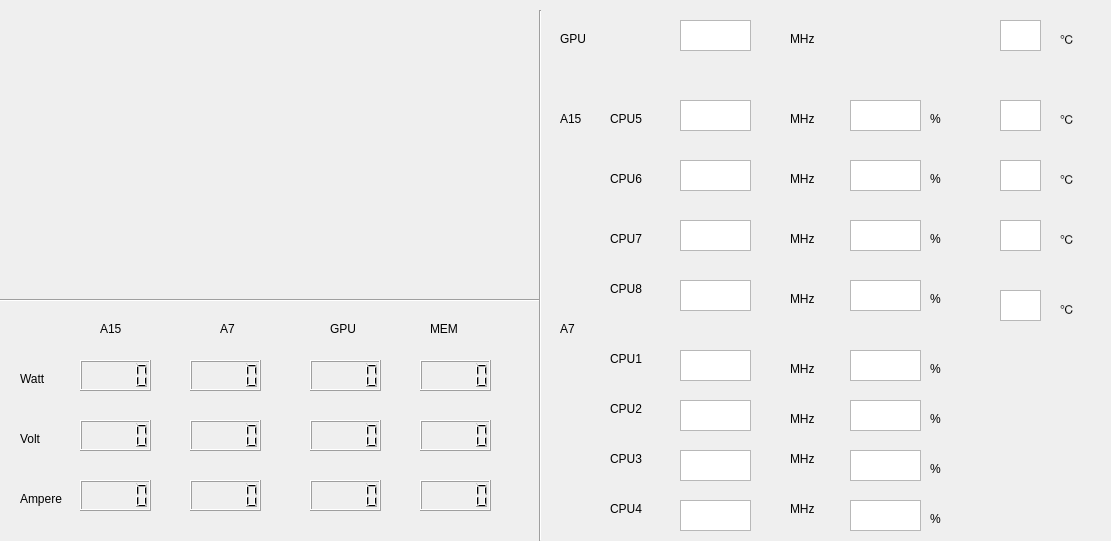
<?xml version="1.0" encoding="UTF-8"?>
<ui version="4.0">
 <class>analyzerWindow</class>
 <widget class="QWidget" name="analyzerWindow">
  <property name="geometry">
   <rect>
    <x>0</x>
    <y>0</y>
    <width>1111</width>
    <height>541</height>
   </rect>
  </property>
  <property name="windowTitle">
   <string>analyzerWindow</string>
  </property>
  <widget class="QLCDNumber" name="KFCuWlcd">
   <property name="geometry">
    <rect>
     <x>190</x>
     <y>360</y>
     <width>71</width>
     <height>31</height>
    </rect>
   </property>
  </widget>
  <widget class="QLabel" name="label">
   <property name="geometry">
    <rect>
     <x>20</x>
     <y>430</y>
     <width>67</width>
     <height>17</height>
    </rect>
   </property>
   <property name="text">
    <string>Volt</string>
   </property>
  </widget>
  <widget class="QLabel" name="label_2">
   <property name="geometry">
    <rect>
     <x>20</x>
     <y>490</y>
     <width>67</width>
     <height>17</height>
    </rect>
   </property>
   <property name="text">
    <string>Ampere</string>
   </property>
  </widget>
  <widget class="QLabel" name="label_3">
   <property name="geometry">
    <rect>
     <x>20</x>
     <y>370</y>
     <width>67</width>
     <height>17</height>
    </rect>
   </property>
   <property name="text">
    <string>Watt</string>
   </property>
  </widget>
  <widget class="QLCDNumber" name="KFCuAlcd">
   <property name="geometry">
    <rect>
     <x>190</x>
     <y>480</y>
     <width>71</width>
     <height>31</height>
    </rect>
   </property>
  </widget>
  <widget class="QLCDNumber" name="ARMuVlcd">
   <property name="geometry">
    <rect>
     <x>80</x>
     <y>420</y>
     <width>71</width>
     <height>31</height>
    </rect>
   </property>
  </widget>
  <widget class="QLCDNumber" name="ARMuWlcd">
   <property name="geometry">
    <rect>
     <x>80</x>
     <y>360</y>
     <width>71</width>
     <height>31</height>
    </rect>
   </property>
  </widget>
  <widget class="QLCDNumber" name="KFCuVlcd">
   <property name="geometry">
    <rect>
     <x>190</x>
     <y>420</y>
     <width>71</width>
     <height>31</height>
    </rect>
   </property>
  </widget>
  <widget class="QLCDNumber" name="ARMuAlcd">
   <property name="geometry">
    <rect>
     <x>80</x>
     <y>480</y>
     <width>71</width>
     <height>31</height>
    </rect>
   </property>
  </widget>
  <widget class="Line" name="line">
   <property name="geometry">
    <rect>
     <x>0</x>
     <y>290</y>
     <width>541</width>
     <height>20</height>
    </rect>
   </property>
   <property name="orientation">
    <enum>Qt::Horizontal</enum>
   </property>
  </widget>
  <widget class="Line" name="line_2">
   <property name="geometry">
    <rect>
     <x>530</x>
     <y>10</y>
     <width>20</width>
     <height>531</height>
    </rect>
   </property>
   <property name="orientation">
    <enum>Qt::Vertical</enum>
   </property>
  </widget>
  <widget class="QLabel" name="label_4">
   <property name="geometry">
    <rect>
     <x>100</x>
     <y>320</y>
     <width>67</width>
     <height>17</height>
    </rect>
   </property>
   <property name="text">
    <string>A15</string>
   </property>
  </widget>
  <widget class="QLabel" name="label_5">
   <property name="geometry">
    <rect>
     <x>220</x>
     <y>320</y>
     <width>67</width>
     <height>17</height>
    </rect>
   </property>
   <property name="text">
    <string>A7</string>
   </property>
  </widget>
  <widget class="QLabel" name="label_6">
   <property name="geometry">
    <rect>
     <x>330</x>
     <y>320</y>
     <width>67</width>
     <height>17</height>
    </rect>
   </property>
   <property name="text">
    <string>GPU</string>
   </property>
  </widget>
  <widget class="QLabel" name="label_7">
   <property name="geometry">
    <rect>
     <x>430</x>
     <y>320</y>
     <width>67</width>
     <height>17</height>
    </rect>
   </property>
   <property name="text">
    <string>MEM</string>
   </property>
  </widget>
  <widget class="QLCDNumber" name="MEMuWlcd">
   <property name="geometry">
    <rect>
     <x>420</x>
     <y>360</y>
     <width>71</width>
     <height>31</height>
    </rect>
   </property>
  </widget>
  <widget class="QLCDNumber" name="MEMuAlcd">
   <property name="geometry">
    <rect>
     <x>420</x>
     <y>480</y>
     <width>71</width>
     <height>31</height>
    </rect>
   </property>
  </widget>
  <widget class="QLCDNumber" name="MEMuVlcd">
   <property name="geometry">
    <rect>
     <x>420</x>
     <y>420</y>
     <width>71</width>
     <height>31</height>
    </rect>
   </property>
  </widget>
  <widget class="QLCDNumber" name="G3DuAlcd">
   <property name="geometry">
    <rect>
     <x>310</x>
     <y>480</y>
     <width>71</width>
     <height>31</height>
    </rect>
   </property>
  </widget>
  <widget class="QLCDNumber" name="G3DuVlcd">
   <property name="geometry">
    <rect>
     <x>310</x>
     <y>420</y>
     <width>71</width>
     <height>31</height>
    </rect>
   </property>
  </widget>
  <widget class="QLCDNumber" name="G3DuWlcd">
   <property name="geometry">
    <rect>
     <x>310</x>
     <y>360</y>
     <width>71</width>
     <height>31</height>
    </rect>
   </property>
  </widget>
  <widget class="QLabel" name="label_8">
   <property name="geometry">
    <rect>
     <x>560</x>
     <y>30</y>
     <width>67</width>
     <height>17</height>
    </rect>
   </property>
   <property name="text">
    <string>GPU</string>
   </property>
  </widget>
  <widget class="QTextBrowser" name="GPUFreqEdit">
   <property name="geometry">
    <rect>
     <x>680</x>
     <y>20</y>
     <width>71</width>
     <height>31</height>
    </rect>
   </property>
  </widget>
  <widget class="QLabel" name="label_9">
   <property name="geometry">
    <rect>
     <x>560</x>
     <y>110</y>
     <width>67</width>
     <height>17</height>
    </rect>
   </property>
   <property name="text">
    <string>A15</string>
   </property>
  </widget>
  <widget class="QLabel" name="label_10">
   <property name="geometry">
    <rect>
     <x>610</x>
     <y>110</y>
     <width>67</width>
     <height>17</height>
    </rect>
   </property>
   <property name="text">
    <string>CPU5</string>
   </property>
  </widget>
  <widget class="QLabel" name="label_11">
   <property name="geometry">
    <rect>
     <x>610</x>
     <y>170</y>
     <width>67</width>
     <height>17</height>
    </rect>
   </property>
   <property name="text">
    <string>CPU6</string>
   </property>
  </widget>
  <widget class="QLabel" name="label_12">
   <property name="geometry">
    <rect>
     <x>610</x>
     <y>230</y>
     <width>67</width>
     <height>17</height>
    </rect>
   </property>
   <property name="text">
    <string>CPU7</string>
   </property>
  </widget>
  <widget class="QLabel" name="label_13">
   <property name="geometry">
    <rect>
     <x>610</x>
     <y>280</y>
     <width>67</width>
     <height>17</height>
    </rect>
   </property>
   <property name="text">
    <string>CPU8</string>
   </property>
  </widget>
  <widget class="QLabel" name="label_14">
   <property name="geometry">
    <rect>
     <x>610</x>
     <y>350</y>
     <width>67</width>
     <height>17</height>
    </rect>
   </property>
   <property name="text">
    <string>CPU1</string>
   </property>
  </widget>
  <widget class="QLabel" name="label_15">
   <property name="geometry">
    <rect>
     <x>560</x>
     <y>320</y>
     <width>67</width>
     <height>17</height>
    </rect>
   </property>
   <property name="text">
    <string>A7</string>
   </property>
  </widget>
  <widget class="QLabel" name="label_16">
   <property name="geometry">
    <rect>
     <x>610</x>
     <y>400</y>
     <width>67</width>
     <height>17</height>
    </rect>
   </property>
   <property name="text">
    <string>CPU2</string>
   </property>
  </widget>
  <widget class="QLabel" name="label_17">
   <property name="geometry">
    <rect>
     <x>610</x>
     <y>500</y>
     <width>67</width>
     <height>17</height>
    </rect>
   </property>
   <property name="text">
    <string>CPU4</string>
   </property>
  </widget>
  <widget class="QLabel" name="label_18">
   <property name="geometry">
    <rect>
     <x>610</x>
     <y>450</y>
     <width>67</width>
     <height>17</height>
    </rect>
   </property>
   <property name="text">
    <string>CPU3</string>
   </property>
  </widget>
  <widget class="QTextBrowser" name="CPU4FreqEdit">
   <property name="geometry">
    <rect>
     <x>680</x>
     <y>100</y>
     <width>71</width>
     <height>31</height>
    </rect>
   </property>
  </widget>
  <widget class="QTextBrowser" name="CPU5FreqEdit">
   <property name="geometry">
    <rect>
     <x>680</x>
     <y>160</y>
     <width>71</width>
     <height>31</height>
    </rect>
   </property>
  </widget>
  <widget class="QTextBrowser" name="CPU6FreqEdit">
   <property name="geometry">
    <rect>
     <x>680</x>
     <y>220</y>
     <width>71</width>
     <height>31</height>
    </rect>
   </property>
  </widget>
  <widget class="QTextBrowser" name="CPU7FreqEdit">
   <property name="geometry">
    <rect>
     <x>680</x>
     <y>280</y>
     <width>71</width>
     <height>31</height>
    </rect>
   </property>
  </widget>
  <widget class="QTextBrowser" name="CPU0FreqEdit">
   <property name="geometry">
    <rect>
     <x>680</x>
     <y>350</y>
     <width>71</width>
     <height>31</height>
    </rect>
   </property>
  </widget>
  <widget class="QTextBrowser" name="CPU1FreqEdit">
   <property name="geometry">
    <rect>
     <x>680</x>
     <y>400</y>
     <width>71</width>
     <height>31</height>
    </rect>
   </property>
  </widget>
  <widget class="QTextBrowser" name="CPU2FreqEdit">
   <property name="geometry">
    <rect>
     <x>680</x>
     <y>450</y>
     <width>71</width>
     <height>31</height>
    </rect>
   </property>
  </widget>
  <widget class="QTextBrowser" name="CPU3FreqEdit">
   <property name="geometry">
    <rect>
     <x>680</x>
     <y>500</y>
     <width>71</width>
     <height>31</height>
    </rect>
   </property>
  </widget>
  <widget class="QLabel" name="label_19">
   <property name="geometry">
    <rect>
     <x>790</x>
     <y>30</y>
     <width>67</width>
     <height>17</height>
    </rect>
   </property>
   <property name="text">
    <string>MHz</string>
   </property>
  </widget>
  <widget class="QLabel" name="label_20">
   <property name="geometry">
    <rect>
     <x>790</x>
     <y>110</y>
     <width>67</width>
     <height>17</height>
    </rect>
   </property>
   <property name="text">
    <string>MHz</string>
   </property>
  </widget>
  <widget class="QLabel" name="label_21">
   <property name="geometry">
    <rect>
     <x>790</x>
     <y>170</y>
     <width>67</width>
     <height>17</height>
    </rect>
   </property>
   <property name="text">
    <string>MHz</string>
   </property>
  </widget>
  <widget class="QLabel" name="label_22">
   <property name="geometry">
    <rect>
     <x>790</x>
     <y>230</y>
     <width>67</width>
     <height>17</height>
    </rect>
   </property>
   <property name="text">
    <string>MHz</string>
   </property>
  </widget>
  <widget class="QLabel" name="label_24">
   <property name="geometry">
    <rect>
     <x>790</x>
     <y>360</y>
     <width>67</width>
     <height>17</height>
    </rect>
   </property>
   <property name="text">
    <string>MHz</string>
   </property>
  </widget>
  <widget class="QLabel" name="label_25">
   <property name="geometry">
    <rect>
     <x>790</x>
     <y>500</y>
     <width>67</width>
     <height>17</height>
    </rect>
   </property>
   <property name="text">
    <string>MHz</string>
   </property>
  </widget>
  <widget class="QLabel" name="label_26">
   <property name="geometry">
    <rect>
     <x>790</x>
     <y>450</y>
     <width>67</width>
     <height>17</height>
    </rect>
   </property>
   <property name="text">
    <string>MHz</string>
   </property>
  </widget>
  <widget class="QLabel" name="label_27">
   <property name="geometry">
    <rect>
     <x>790</x>
     <y>410</y>
     <width>67</width>
     <height>17</height>
    </rect>
   </property>
   <property name="text">
    <string>MHz</string>
   </property>
  </widget>
  <widget class="QLabel" name="label_29">
   <property name="geometry">
    <rect>
     <x>790</x>
     <y>290</y>
     <width>67</width>
     <height>17</height>
    </rect>
   </property>
   <property name="text">
    <string>MHz</string>
   </property>
  </widget>
  <widget class="QTextBrowser" name="GPUTempEdit">
   <property name="geometry">
    <rect>
     <x>1000</x>
     <y>20</y>
     <width>41</width>
     <height>31</height>
    </rect>
   </property>
  </widget>
  <widget class="QTextBrowser" name="CPU4TempEdit">
   <property name="geometry">
    <rect>
     <x>1000</x>
     <y>100</y>
     <width>41</width>
     <height>31</height>
    </rect>
   </property>
  </widget>
  <widget class="QTextBrowser" name="CPU5TempEdit">
   <property name="geometry">
    <rect>
     <x>1000</x>
     <y>160</y>
     <width>41</width>
     <height>31</height>
    </rect>
   </property>
  </widget>
  <widget class="QTextBrowser" name="CPU6TempEdit">
   <property name="geometry">
    <rect>
     <x>1000</x>
     <y>220</y>
     <width>41</width>
     <height>31</height>
    </rect>
   </property>
  </widget>
  <widget class="QTextBrowser" name="CPU7TempEdit">
   <property name="geometry">
    <rect>
     <x>1000</x>
     <y>290</y>
     <width>41</width>
     <height>31</height>
    </rect>
   </property>
  </widget>
  <widget class="QLabel" name="label_23">
   <property name="geometry">
    <rect>
     <x>1060</x>
     <y>30</y>
     <width>67</width>
     <height>17</height>
    </rect>
   </property>
   <property name="text">
    <string>℃</string>
   </property>
  </widget>
  <widget class="QLabel" name="label_28">
   <property name="geometry">
    <rect>
     <x>1060</x>
     <y>110</y>
     <width>67</width>
     <height>17</height>
    </rect>
   </property>
   <property name="text">
    <string>℃</string>
   </property>
  </widget>
  <widget class="QLabel" name="label_30">
   <property name="geometry">
    <rect>
     <x>1060</x>
     <y>170</y>
     <width>67</width>
     <height>17</height>
    </rect>
   </property>
   <property name="text">
    <string>℃</string>
   </property>
  </widget>
  <widget class="QLabel" name="label_31">
   <property name="geometry">
    <rect>
     <x>1060</x>
     <y>230</y>
     <width>67</width>
     <height>17</height>
    </rect>
   </property>
   <property name="text">
    <string>℃</string>
   </property>
  </widget>
  <widget class="QLabel" name="label_32">
   <property name="geometry">
    <rect>
     <x>1060</x>
     <y>300</y>
     <width>67</width>
     <height>17</height>
    </rect>
   </property>
   <property name="text">
    <string>℃</string>
   </property>
  </widget>
  <widget class="QCustomPlot" name="qwtPlotSensor" native="true">
   <property name="geometry">
    <rect>
     <x>10</x>
     <y>10</y>
     <width>521</width>
     <height>281</height>
    </rect>
   </property>
  </widget>
  <widget class="QTextBrowser" name="CPU4UsageEdit">
   <property name="geometry">
    <rect>
     <x>850</x>
     <y>100</y>
     <width>71</width>
     <height>31</height>
    </rect>
   </property>
  </widget>
  <widget class="QTextBrowser" name="CPU5UsageEdit">
   <property name="geometry">
    <rect>
     <x>850</x>
     <y>160</y>
     <width>71</width>
     <height>31</height>
    </rect>
   </property>
  </widget>
  <widget class="QTextBrowser" name="CPU6UsageEdit">
   <property name="geometry">
    <rect>
     <x>850</x>
     <y>220</y>
     <width>71</width>
     <height>31</height>
    </rect>
   </property>
  </widget>
  <widget class="QTextBrowser" name="CPU7UsageEdit">
   <property name="geometry">
    <rect>
     <x>850</x>
     <y>280</y>
     <width>71</width>
     <height>31</height>
    </rect>
   </property>
  </widget>
  <widget class="QTextBrowser" name="CPU0UsageEdit">
   <property name="geometry">
    <rect>
     <x>850</x>
     <y>350</y>
     <width>71</width>
     <height>31</height>
    </rect>
   </property>
  </widget>
  <widget class="QTextBrowser" name="CPU1UsageEdit">
   <property name="geometry">
    <rect>
     <x>850</x>
     <y>400</y>
     <width>71</width>
     <height>31</height>
    </rect>
   </property>
  </widget>
  <widget class="QTextBrowser" name="CPU2UsageEdit">
   <property name="geometry">
    <rect>
     <x>850</x>
     <y>450</y>
     <width>71</width>
     <height>31</height>
    </rect>
   </property>
  </widget>
  <widget class="QTextBrowser" name="CPU3UsageEdit">
   <property name="geometry">
    <rect>
     <x>850</x>
     <y>500</y>
     <width>71</width>
     <height>31</height>
    </rect>
   </property>
  </widget>
  <widget class="QLabel" name="label_34">
   <property name="geometry">
    <rect>
     <x>930</x>
     <y>110</y>
     <width>67</width>
     <height>17</height>
    </rect>
   </property>
   <property name="text">
    <string>%</string>
   </property>
  </widget>
  <widget class="QLabel" name="label_35">
   <property name="geometry">
    <rect>
     <x>930</x>
     <y>170</y>
     <width>67</width>
     <height>17</height>
    </rect>
   </property>
   <property name="text">
    <string>%</string>
   </property>
  </widget>
  <widget class="QLabel" name="label_36">
   <property name="geometry">
    <rect>
     <x>930</x>
     <y>230</y>
     <width>67</width>
     <height>17</height>
    </rect>
   </property>
   <property name="text">
    <string>%</string>
   </property>
  </widget>
  <widget class="QLabel" name="label_37">
   <property name="geometry">
    <rect>
     <x>930</x>
     <y>290</y>
     <width>67</width>
     <height>17</height>
    </rect>
   </property>
   <property name="text">
    <string>%</string>
   </property>
  </widget>
  <widget class="QLabel" name="label_38">
   <property name="geometry">
    <rect>
     <x>930</x>
     <y>360</y>
     <width>67</width>
     <height>17</height>
    </rect>
   </property>
   <property name="text">
    <string>%</string>
   </property>
  </widget>
  <widget class="QLabel" name="label_39">
   <property name="geometry">
    <rect>
     <x>930</x>
     <y>410</y>
     <width>67</width>
     <height>17</height>
    </rect>
   </property>
   <property name="text">
    <string>%</string>
   </property>
  </widget>
  <widget class="QLabel" name="label_40">
   <property name="geometry">
    <rect>
     <x>930</x>
     <y>460</y>
     <width>67</width>
     <height>17</height>
    </rect>
   </property>
   <property name="text">
    <string>%</string>
   </property>
  </widget>
  <widget class="QLabel" name="label_41">
   <property name="geometry">
    <rect>
     <x>930</x>
     <y>510</y>
     <width>67</width>
     <height>17</height>
    </rect>
   </property>
   <property name="text">
    <string>%</string>
   </property>
  </widget>
 </widget>
 <layoutdefault spacing="6" margin="11"/>
 <customwidgets>
  <customwidget>
   <class>QCustomPlot</class>
   <extends>QWidget</extends>
   <header>qcustomplot.h</header>
   <container>1</container>
  </customwidget>
 </customwidgets>
 <resources/>
 <connections/>
</ui>
